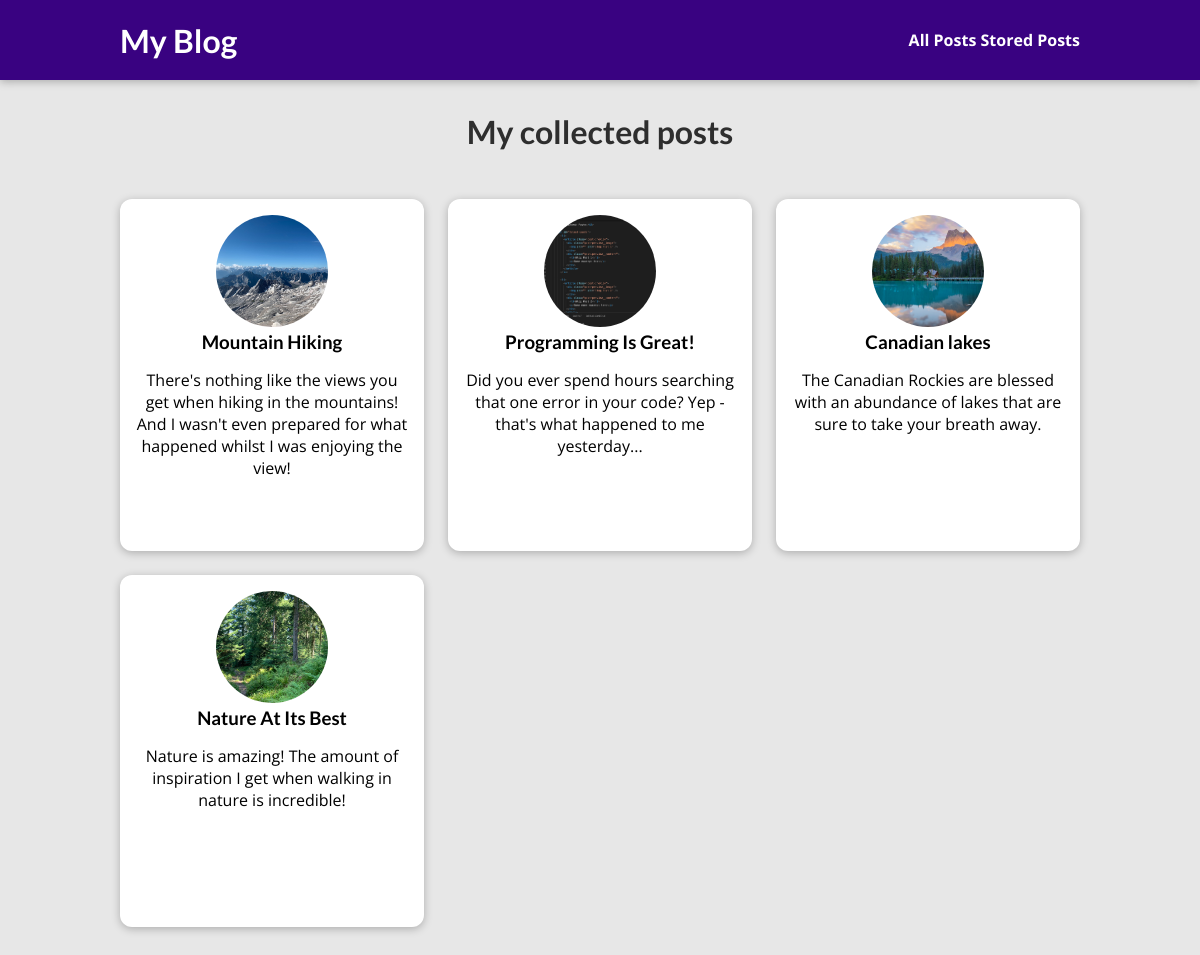
The page /posts on the database its author committed.
### blog/models.py (models this page shows, shortened)
class Post(models.Model):
    title = models.CharField(max_length=200)
    excerpt = models.TextField(default='', null=False, max_length=200)
    image = models.ImageField(upload_to="posts", null=True)
    date = models.DateTimeField(verbose_name='date')
    slug = models.SlugField(unique=True, max_length=30, default='', null=False)
    content = models.TextField(validators=[MinLengthValidator(10), MaxLengthValidator(2000)])
    author = models.ForeignKey(Author, null=False, on_delete=models.RESTRICT, related_name='posts')
    tags = models.ManyToManyField(Tag)

### blog/views.py (the view)
# urls.py: path('posts', views.Posts.as_view(), name='posts'),
class Posts(ListView):
    template_name = "blog/all_posts.html"
    model = Post
    ordering = ['-date']
    context_object_name = 'posts'

### blog/templates/blog/all_posts.html (shortened to what this page needs)
{% extends 'base.html' %}
{% load static %}
{% block css_files %}
    <link rel="stylesheet" href="{% static 'blog/post.css' %}" />
    <link rel="stylesheet" href="{% static 'blog/all_posts.css' %}" />
{% endblock %}
{% block content %}
    <section id="all-posts">
        <h2>My collected posts</h2>
        <ul>
            {% for post in posts %}
                {% include 'blog/includes/post_preview.html' %}
            {% endfor %}
        </ul>
    </section>
{% endblock %}

### blog/templates/blog/includes/post_preview.html
<li>
    <article class="post">
        <a href="{% url 'individual_post' post.slug %}">
            <img src="{{ post.image.url }}" alt="{{ post.title }}" />
            <div class="post__content">
                <h3>{{ post.title }}</h3>
                <p>{{ post.excerpt }}</p>
            </div>
        </a>
    </article>
</li>

### static/app.css (style rules this page uses)
* { box-sizing: border-box; }
html { font-family: 'Open Sans', 'Lato', sans-serif; }
body { margin: 0; }
h1, h2, h3 { font-family: 'Lato', sans-serif; font-weight: bold; }

### blog/static/blog/post.css (style rules this page uses)
.post { display: flex; flex-direction: column; align-items: center; text-align: center; }
.post a { text-decoration: none; color: black; transition: all 0.2s ease; padding: 1rem; }
.post img { width: 5rem; height: 5rem; object-fit: cover; border-radius: 50%; }
.post h3 { margin: 0.25rem 0; }

### blog/static/blog/all_posts.css (style rules this page uses)
body { background-color: #e7e7e7; }
#all-posts { margin: 7rem auto; width: 90%; max-width: 60rem; }
#all-posts h2 { text-align: center; font-size: 2rem; color: #2e2e2e; margin: 3rem 0; }
ul { list-style: none; margin: 0; padding: 0; display: grid; grid-template-columns: repeat(auto-fill, minmax(17rem, 1fr)); gap: 1.5rem; }
.post img { width: 7rem; height: 7rem; }
.post a { height: 22rem; transform-origin: center; box-shadow: 0 2px 8px rgba(0, 0, 0, 0.25); border-radius: 12px; background-color: white; }

### rows shown on the page
Post: image (picture), title "Mountain Hiking", excerpt "There's nothing like the views you get when hiking in the mountains! And I wasn't even prepared for what happened whilst I was enjoying the view!"
Post: image (picture), title "Programming Is Great!", excerpt "Did you ever spend hours searching that one error in your code? Yep - that's what happened to me yesterday..."
Post: image (picture), title "Canadian lakes", excerpt "The Canadian Rockies are blessed with an abundance of lakes that are sure to take your breath away."
Post: image (picture), title "Nature At Its Best", excerpt "Nature is amazing! The amount of inspiration I get when walking in nature is incredible!"
